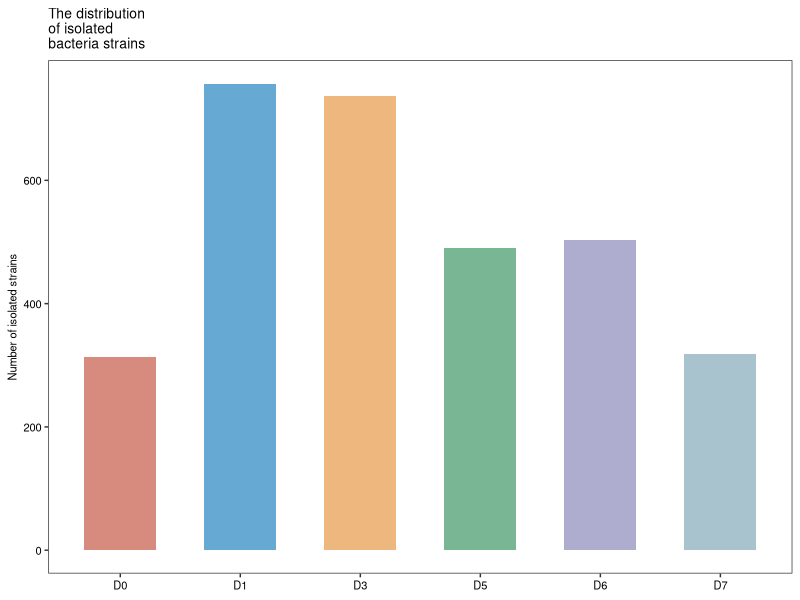
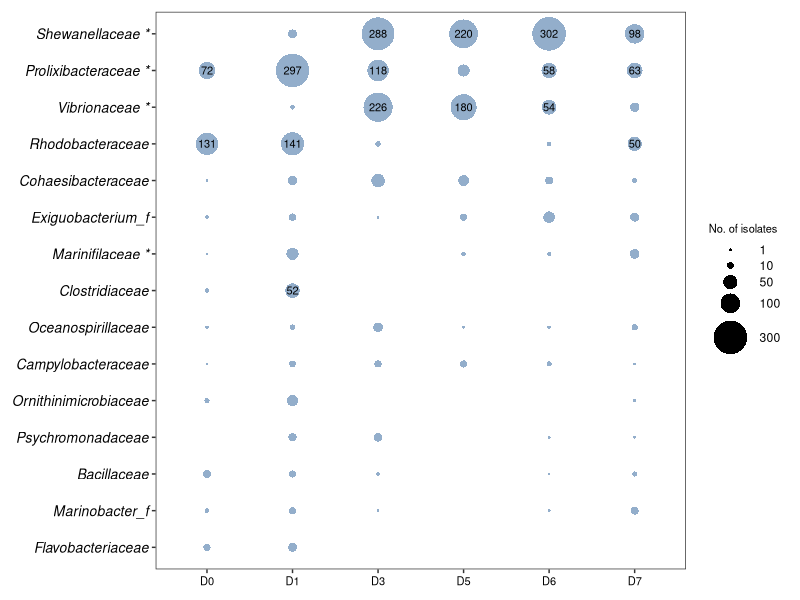

The R source for these figures, in order:

# coding: utf-8
# email: qfsfdxlqy@163.com
# Github: https://github.com/2015qyliang

library(ggplot2)
library(ggsci)
library(doBy)
library(tidyverse)
  
####################################################################################################
# Figure_6A

culstrains = data.frame(Group = c("D0", "D1", "D3", "D5", "D6", "D7"), 
                        Strains = c(313, 757, 737, 491, 503, 319))

pA = ggplot(culstrains, aes(x = Group, y = Strains, fill = Group)) + 
  geom_col(width = 0.6, alpha = 0.6) +
  scale_fill_manual(values = pal_nejm()(6), 
                    breaks = c('D0', 'D1', 'D3', 'D5', 'D6', 'D7')) + 
  labs(title = "The distribution\nof isolated\nbacteria strains", 
       y = "Number of isolated strains", x = NULL) + 
  theme_bw() + 
  theme(panel.background = element_blank(),
        plot.background = element_blank(), 
        panel.grid = element_blank(), 
        legend.position = 'none',
        plot.title = element_text(size = 10, colour = 'black'),
        axis.title = element_text(size = 8, colour = 'black'),
        axis.text = element_text(size = 8, colour = 'black') ) 

ggsave('Figure_6A.pdf', pA, width = 1.8, height = 2.2)

####################################################################################################
# Figure_6C 

allstrains = read.table('AllIsolatedStrainsTaxon.txt', header = T, sep = '\t' )
allstrains = unique(allstrains, by = "Strains ")

table(allstrains$Group)

newdf = data.frame(Group = allstrains$Group, Count = 1, 
                   Family = gsub(';.*', '', gsub('.*ales;', '', allstrains$Taxon)))
famDF = summaryBy(Count ~ Family, data = newdf, FUN = sum)
famDF = famDF[order(famDF$Count.sum, decreasing = T), ]

newdfSub = newdf[newdf$Family %in% famDF$Family[1:15], ]
dat = summaryBy(Count ~ Family + Group, data = newdfSub, FUN = sum)
# write.csv(dat, 'Figure_6C.csv', row.names = F)

treatment_order = c("D0", "D1", "D3", "D5", "D6", "D7")
dat = dat %>%
  mutate(Group = factor(Group, levels = treatment_order),
         Family = as.character(Family),
         Count.sum = as.numeric(Count.sum) )

## ---------------------------------------------------------
## 2. Complete missing combinations

plot_dat = dat %>%
  complete(Family, Group = factor(treatment_order, levels = treatment_order),
           fill = list(Count.sum = 0)  )



## ---------------------------------------------------------
## 3. Candidate families from Figure 5

candidate_families = c("Prolixibacteraceae", "Marinifilaceae", "Marinilabiliaceae",
                       "Vibrionaceae", "Shewanellaceae", "Exiguobacteriaceae",
                       "Fusobacteriaceae", "Dethiosulfatibacteraceae", "Anaerolineaceae" )

plot_dat = plot_dat %>%
  group_by(Family) %>%
  mutate(Total_isolates = sum(Count.sum, na.rm = TRUE)  ) %>%
  ungroup() %>%
  mutate(Candidate_responder = Family %in% candidate_families,
         Family_label = ifelse(Candidate_responder,
                               paste0(Family, " *"),
                               Family)  )

write.csv(plot_dat, 'Figure_6C.csv', row.names = F)

## ---------------------------------------------------------
## 4. Keep top families for main figure

top_n = 15

top_families = plot_dat %>%
  distinct(Family, Total_isolates) %>%
  slice_max(Total_isolates, n = top_n) %>%
  pull(Family)

keep_families = union(top_families, candidate_families)

plot_dat_main = plot_dat %>%
  filter(Family %in% keep_families)

## Reorder by total isolate number
family_order_tbl = plot_dat_main %>%
  distinct(Family, Family_label, Total_isolates) %>%
  arrange(Total_isolates)

family_order = family_order_tbl$Family
family_labels = setNames(family_order_tbl$Family_label, family_order_tbl$Family)

plot_dat_main = plot_dat_main %>%
  mutate(Family = factor(Family, levels = family_order)  )

## ---------------------------------------------------------
## 5. Plot settings

single_fill = "#4C78A8"   # muted blue
label_cutoff = 20         # only label larger bubbles

pC = ggplot(plot_dat_main, aes(x = Group, y = Family)) +
  geom_point( data = plot_dat_main %>% filter(Count.sum > 0), aes(size = Count.sum), shape = 16,  
              color = single_fill,  alpha = 0.6 ) +
  geom_text(data = plot_dat_main %>% filter(Count.sum >= 50 ),
            aes(label = Count.sum), size = 2.8, color = "black"  ) +
  
  scale_y_discrete(labels = family_labels) +
  scale_size_area( max_size = 11, breaks = c(1, 10, 50, 100, 300), name = "No. of isolates" ) +
  labs(x = NULL, y = NULL, title = NULL ) +
  theme_bw() +
  theme(panel.background = element_blank(),
        plot.background = element_blank(),
        plot.margin = margin(3, 3, 3, 3, unit = "mm") ,
        panel.grid = element_blank(), 
        legend.background = element_blank(),
        legend.position = "right",
        legend.title = element_text(size = 8, color  = 'black'),
        legend.key.height = unit(4, "mm"),
        legend.key.width = unit(4, "mm"),
        axis.title = element_blank(),
        axis.text.x = element_text(size = 8, color = 'black'),
        axis.text.y = element_text(size = 10, color = 'black', face = 'italic')) +
  guides(size = guide_legend(override.aes = list(fill = "white", color = "black", alpha = 1  )  )  )

ggsave('Figure_6C.pdf', pC, width = 4.6, height = 4.3)

####################################################################################################
# Figure_6D
# 







####################################################################################################



####################################################################################################  
